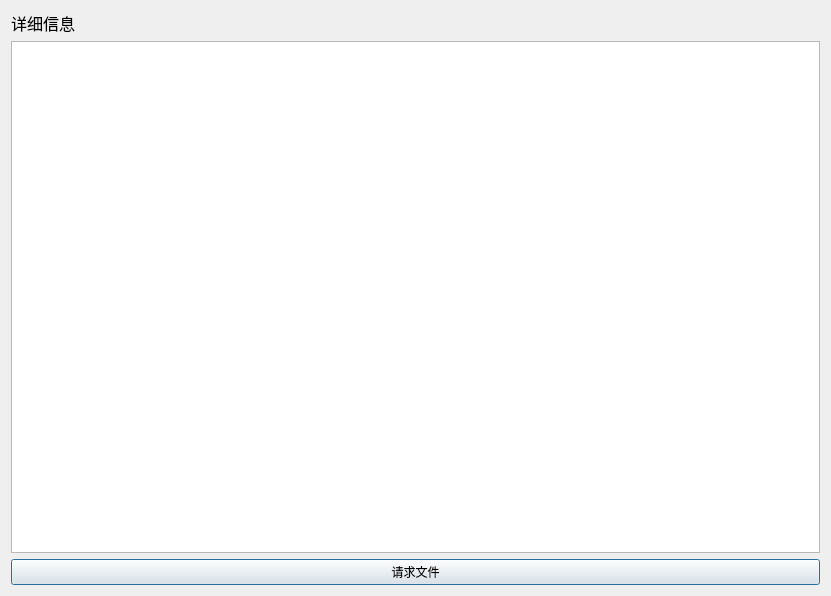
<?xml version="1.0" encoding="UTF-8"?>
<ui version="4.0">
 <class>Dialog</class>
 <widget class="QDialog" name="Dialog">
  <property name="geometry">
   <rect>
    <x>0</x>
    <y>0</y>
    <width>831</width>
    <height>596</height>
   </rect>
  </property>
  <property name="windowTitle">
   <string>Dialog</string>
  </property>
  <layout class="QGridLayout" name="gridLayout">
   <item row="0" column="0">
    <widget class="QLabel" name="label">
     <property name="text">
      <string>&lt;html&gt;&lt;head/&gt;&lt;body&gt;&lt;p&gt;&lt;span style=&quot; font-size:12pt;&quot;&gt;详细信息&lt;/span&gt;&lt;/p&gt;&lt;/body&gt;&lt;/html&gt;</string>
     </property>
    </widget>
   </item>
   <item row="1" column="0">
    <widget class="QTextBrowser" name="textBrowser"/>
   </item>
   <item row="2" column="0">
    <widget class="QPushButton" name="pushButton">
     <property name="text">
      <string>请求文件</string>
     </property>
    </widget>
   </item>
  </layout>
 </widget>
 <resources/>
 <connections/>
</ui>
